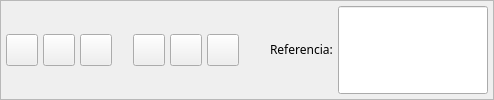
      <widget class="QFrame" name="frame_2" >
       <property name="sizePolicy" >
        <sizepolicy>
         <hsizetype>7</hsizetype>
         <vsizetype>0</vsizetype>
         <horstretch>0</horstretch>
         <verstretch>0</verstretch>
        </sizepolicy>
       </property>
       <property name="frameShape" >
        <enum>QFrame::StyledPanel</enum>
       </property>
       <property name="frameShadow" >
        <enum>QFrame::Raised</enum>
       </property>
       <layout class="QHBoxLayout" >
        <property name="margin" >
         <number>5</number>
        </property>
        <property name="spacing" >
         <number>5</number>
        </property>
        <item>
         <widget class="QToolButton" name="mui_guardar" >
          <property name="minimumSize" >
           <size>
            <width>32</width>
            <height>32</height>
           </size>
          </property>
          <property name="maximumSize" >
           <size>
            <width>32</width>
            <height>32</height>
           </size>
          </property>
          <property name="toolTip" >
           <string>Guardar factura</string>
          </property>
          <property name="whatsThis" >
           <string>Guardar factura</string>
          </property>
          <property name="text" >
           <string/>
          </property>
          <property name="icon" >
           <iconset resource="../../bulmages.qrc" >:/Genericos32x32/images/png/i_save.xpm</iconset>
          </property>
          <property name="iconSize" >
           <size>
            <width>32</width>
            <height>32</height>
           </size>
          </property>
         </widget>
        </item>
        <item>
         <widget class="QToolButton" name="mui_borrar" >
          <property name="minimumSize" >
           <size>
            <width>32</width>
            <height>32</height>
           </size>
          </property>
          <property name="maximumSize" >
           <size>
            <width>32</width>
            <height>32</height>
           </size>
          </property>
          <property name="toolTip" >
           <string>Borrar factura</string>
          </property>
          <property name="whatsThis" >
           <string>Borrar factura</string>
          </property>
          <property name="text" >
           <string/>
          </property>
          <property name="icon" >
           <iconset resource="../../bulmages.qrc" >:/Genericos32x32/images/png/i_editDelete.png</iconset>
          </property>
          <property name="iconSize" >
           <size>
            <width>32</width>
            <height>32</height>
           </size>
          </property>
         </widget>
        </item>
        <item>
         <widget class="QToolButton" name="mui_imprimir" >
          <property name="minimumSize" >
           <size>
            <width>32</width>
            <height>32</height>
           </size>
          </property>
          <property name="maximumSize" >
           <size>
            <width>32</width>
            <height>32</height>
           </size>
          </property>
          <property name="toolTip" >
           <string>Imprimir factura</string>
          </property>
          <property name="whatsThis" >
           <string>Imprimir factura</string>
          </property>
          <property name="text" >
           <string/>
          </property>
          <property name="icon" >
           <iconset resource="../../bulmages.qrc" >:/Genericos32x32/images/png/i_filePrint.xpm</iconset>
          </property>
          <property name="iconSize" >
           <size>
            <width>32</width>
            <height>32</height>
           </size>
          </property>
         </widget>
        </item>
        <item>
         <spacer>
          <property name="orientation" >
           <enum>Qt::Horizontal</enum>
          </property>
          <property name="sizeType" >
           <enum>QSizePolicy::Preferred</enum>
          </property>
          <property name="sizeHint" >
           <size>
            <width>16</width>
            <height>26</height>
           </size>
          </property>
         </spacer>
        </item>
        <item>
         <widget class="QToolButton" name="mui_veralbaranes" >
          <property name="enabled" >
           <bool>true</bool>
          </property>
          <property name="minimumSize" >
           <size>
            <width>32</width>
            <height>32</height>
           </size>
          </property>
          <property name="maximumSize" >
           <size>
            <width>32</width>
            <height>32</height>
           </size>
          </property>
          <property name="toolTip" >
           <string>Ver albaranes con la misma referencia</string>
          </property>
          <property name="whatsThis" >
           <string>Ver albaranes con la misma referencia</string>
          </property>
          <property name="icon" >
           <iconset resource="../../bulmages.qrc" >:/Bulmafact48x48/images/png/48x48/i_bulmages_ventas_albaran.48x48.png</iconset>
          </property>
          <property name="iconSize" >
           <size>
            <width>32</width>
            <height>32</height>
           </size>
          </property>
         </widget>
        </item>
        <item>
         <widget class="QToolButton" name="mui_agregaralbaran" >
          <property name="enabled" >
           <bool>true</bool>
          </property>
          <property name="minimumSize" >
           <size>
            <width>32</width>
            <height>32</height>
           </size>
          </property>
          <property name="maximumSize" >
           <size>
            <width>32</width>
            <height>32</height>
           </size>
          </property>
          <property name="toolTip" >
           <string>Agregar albaran a la factura</string>
          </property>
          <property name="whatsThis" >
           <string>Agregar albaran a la factura</string>
          </property>
          <property name="icon" >
           <iconset resource="../../bulmages.qrc" >:/Bulmafact48x48/images/png/48x48/i_bulmages_ventas_albaran_mas.48x48.png</iconset>
          </property>
          <property name="iconSize" >
           <size>
            <width>32</width>
            <height>32</height>
           </size>
          </property>
         </widget>
        </item>
        <item>
         <widget class="QToolButton" name="mui_cobrar" >
          <property name="enabled" >
           <bool>true</bool>
          </property>
          <property name="minimumSize" >
           <size>
            <width>32</width>
            <height>32</height>
           </size>
          </property>
          <property name="maximumSize" >
           <size>
            <width>32</width>
            <height>32</height>
           </size>
          </property>
          <property name="toolTip" >
           <string>Registrar cobro a cliente</string>
          </property>
          <property name="whatsThis" >
           <string>Registrar cobro a cliente</string>
          </property>
          <property name="icon" >
           <iconset resource="../../bulmages.qrc" >:/Bulmafact48x48/images/png/48x48/i_bulmages_cobros.48x48.png</iconset>
          </property>
          <property name="iconSize" >
           <size>
            <width>32</width>
            <height>32</height>
           </size>
          </property>
         </widget>
        </item>
        <item>
         <widget class="QFrame" name="mui_plugbotones" >
          <property name="sizePolicy" >
           <sizepolicy>
            <hsizetype>0</hsizetype>
            <vsizetype>0</vsizetype>
            <horstretch>0</horstretch>
            <verstretch>0</verstretch>
           </sizepolicy>
          </property>
          <property name="frameShape" >
           <enum>QFrame::NoFrame</enum>
          </property>
          <property name="frameShadow" >
           <enum>QFrame::Plain</enum>
          </property>
          <property name="lineWidth" >
           <number>0</number>
          </property>
         </widget>
        </item>
        <item>
         <spacer>
          <property name="orientation" >
           <enum>Qt::Horizontal</enum>
          </property>
          <property name="sizeType" >
           <enum>QSizePolicy::Expanding</enum>
          </property>
          <property name="sizeHint" >
           <size>
            <width>21</width>
            <height>26</height>
           </size>
          </property>
         </spacer>
        </item>
        <item>
         <widget class="QLabel" name="label5" >
          <property name="sizePolicy" >
           <sizepolicy>
            <hsizetype>0</hsizetype>
            <vsizetype>0</vsizetype>
            <horstretch>0</horstretch>
            <verstretch>0</verstretch>
           </sizepolicy>
          </property>
          <property name="font" >
           <font>
            <family>Sans Serif</family>
            <pointsize>9</pointsize>
            <weight>50</weight>
            <italic>false</italic>
            <bold>false</bold>
            <underline>false</underline>
            <strikeout>false</strikeout>
           </font>
          </property>
          <property name="text" >
           <string>Referencia:</string>
          </property>
         </widget>
        </item>
        <item>
         <widget class="BusquedaReferencia" name="mui_reffactura" >
          <property name="sizePolicy" >
           <sizepolicy>
            <hsizetype>0</hsizetype>
            <vsizetype>5</vsizetype>
            <horstretch>0</horstretch>
            <verstretch>0</verstretch>
           </sizepolicy>
          </property>
          <property name="minimumSize" >
           <size>
            <width>150</width>
            <height>0</height>
           </size>
          </property>
         </widget>
        </item>
       </layout>
      </widget>
